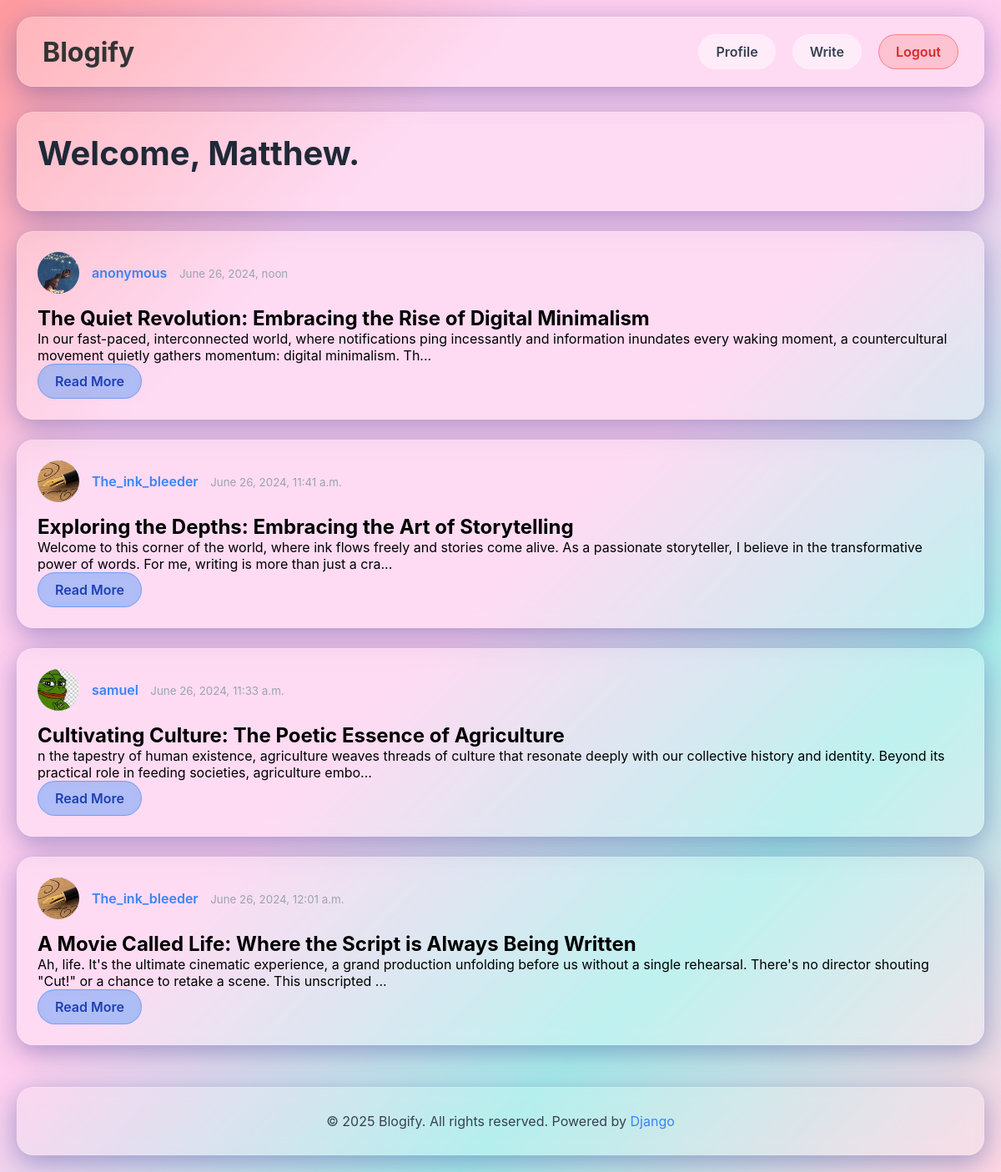
The page /home/ (signed in) on the database its author committed.
### main/models.py (models this page shows, shortened)
class Post(models.Model):
    title = models.CharField(max_length=200)
    content = RichTextField(config_name='blog_post')
    author = models.ForeignKey(User, on_delete=models.CASCADE)
    created_at = models.DateTimeField(default=timezone.now)
    updated_at = models.DateTimeField(auto_now=True)
    published_at = models.DateTimeField(blank=True, null=True, default=timezone.now)
    slug = models.SlugField(unique=True)
    def get_absolute_url(self):
        return reverse('post-detail', kwargs={'pk': self.pk})

### users/models.py (models this page shows, shortened)
class Profile(models.Model):
    user = models.OneToOneField(User, on_delete=models.CASCADE)
    image = models.ImageField(blank=True, null='True', upload_to= user_directory_path, default= 'profile_pics/blank_profile.jpeg')
    bio = models.TextField(blank=True, default='')
    phone_number = PhoneNumberField()
    slug = models.SlugField(unique=True, blank=True, null=True)

### main/views.py (the view)
# urls.py: path('home/', home_view, name='home'),
@login_required
def home_view(request):
    posts = Post.objects.all().order_by('-published_at')
    return render(request, 'views/home.html', {'posts': posts})

### main/templates/views/home.html (shortened to what this page needs)
{% extends 'base/base.html' %}
{% load static %}
{% block 'content'%}
    <div class="glass-card">
        <h1 style="font-size: 2.5rem; font-weight: 700; color: #1f2937; margin-bottom: 20px;">
            Welcome, {{request.user.username}}.
        </h1>
    </div>
{% for post in posts %}
    <article class="glass-card">
        <div style="display: flex; align-items: center; gap: 15px; margin-bottom: 15px;">
            <img class="rounded-circle" src="{{ post.author.profile.image.url }}"
                 style="width: 50px; height: 50px; border-radius: 50%; object-fit: cover;">
            <div class="post-meta">
                {% if post.author.profile %}
                <a href="{% url 'profile-detail' post.author.profile.slug %}"
                   style="color: #3b82f6; text-decoration: none; font-weight: 600;">{{ post.author }}</a>
                {% else %}
                <a href="#" style="color: #3b82f6; text-decoration: none; font-weight: 600;">{{ post.author }}</a>
                {% endif %}
                <small style="color: #9ca3af; margin-left: 10px;">{{ post.published_at }}</small>
            </div>
        </div>
        <h2 class="post-title">
            <a href="{{ post.get_absolute_url }}" style="color: inherit; text-decoration: none;">
                {{ post.title }}
            </a>
        </h2>
        <p class="post-description">{{ post.content|slice:":200" }}{% if post.content|length > 200 %}...{% endif %}</p>
        <a href="{{ post.get_absolute_url }}" class="btn btn-primary">Read More</a>
    </article>
{% endfor %}
{% endblock %}

### main/static/css/glassmorphism.css (style rules this page uses)
* { margin: 0; padding: 0; box-sizing: border-box; }
body { font-family: -apple-system, BlinkMacSystemFont, 'Segoe UI', Roboto, sans-serif; background: linear-gradient(135deg, #ff9a9e 0%, #fecfef 25%, #fecfef 50%, #a8edea 75%, #fed6e3 100%); min-height: 100vh; padding: 20px; }
.glass-card { background: rgba(255, 255, 255, 0.25); -webkit-backdrop-filter: blur(10px); backdrop-filter: blur(10px); border-radius: 20px; border: 1px solid rgba(255, 255, 255, 0.18); padding: 24px; margin-bottom: 24px; box-shadow: 0 8px 32px 0 rgba(31, 38, 135, 0.37); }
.btn { padding: 10px 20px; border-radius: 25px; font-weight: 600; text-decoration: none; display: inline-block; transition: all 0.3s ease; cursor: pointer; border: none; -webkit-backdrop-filter: blur(5px); backdrop-filter: blur(5px); }
.btn-primary { background: rgba(59, 130, 246, 0.4); border: 1px solid rgba(59, 130, 246, 0.5); color: #1e40af; }
body { background: linear-gradient(135deg, #ff9a9e 0%, #fecfef 25%, #fecfef 50%, #a8edea 75%, #fed6e3 100%) !important; min-height: 100vh !important; padding: 20px !important; }
html { background: linear-gradient(135deg, #ff9a9e 0%, #fecfef 25%, #fecfef 50%, #a8edea 75%, #fed6e3 100%) !important; }

### rows shown on the page
Post: author.profile.image (picture), author "anonymous", published_at "June 26, 2024, noon", title "The Quiet Revolution: Embracing the Rise of Digital Minimalism", content "In our fast-paced, interconnected world, where notifications ping incessantly and information inundates every waking moment, a countercultural movement quietly gathers momentum: digital minimalism. Th"
Post: author.profile.image (picture), author "The_ink_bleeder", published_at "June 26, 2024, 11:41 a.m.", title "Exploring the Depths: Embracing the Art of Storytelling", content "Welcome to this corner of the world, where ink flows freely and stories come alive. As a passionate storyteller, I believe in the transformative power of words. For me, writing is more than just a cra"
Post: author.profile.image (picture), author "samuel", published_at "June 26, 2024, 11:33 a.m.", title "Cultivating Culture: The Poetic Essence of Agriculture", content "n the tapestry of human existence, agriculture weaves threads of culture that resonate deeply with our collective history and identity. Beyond its practical role in feeding societies, agriculture embo"
Post: author.profile.image (picture), author "The_ink_bleeder", published_at "June 26, 2024, 12:01 a.m.", title "A Movie Called Life: Where the Script is Always Being Written", content "Ah, life. It's the ultimate cinematic experience, a grand production unfolding before us without a single rehearsal. There's no director shouting \"Cut!\" or a chance to retake a scene. This unscripted"

### other values the page prints
{{ request.user.username }} "Matthew"
